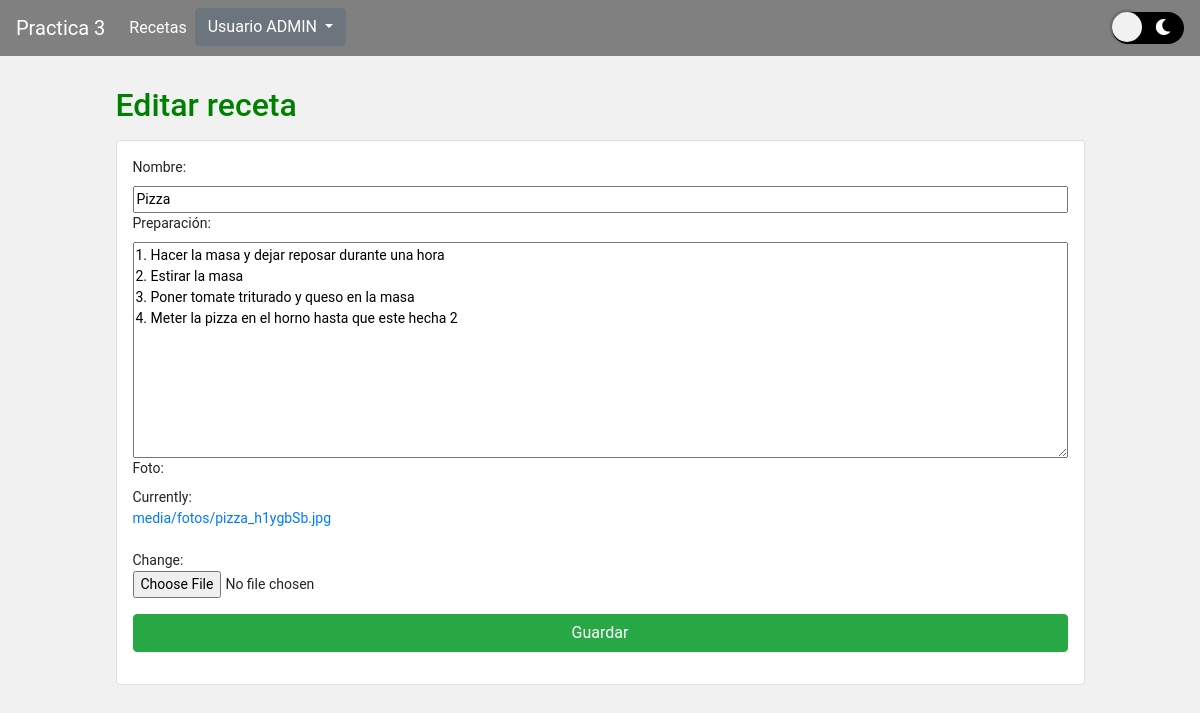
The page /busqueda/editar/7 (signed in) on the database its author committed.
### recetas/models.py (models this page shows, shortened)
class Receta(models.Model):
  nombre       = models.CharField(max_length=200)
  preparación  = models.TextField(max_length=5000)
  foto         = models.FileField(upload_to='media/fotos')
  foto2 = models.FileField(upload_to='media/fotos')
  ...

### recetas/views.py (the view)
# urls.py: path('busqueda/editar/<int:receta_id>', views.editar, name='editar'),
def editar(request, receta_id):
    receta = Receta.objects.get(pk=receta_id)
    form = recetaForm(instance=receta)
    if request.method == "POST":
        form = recetaForm(request.POST,request.FILES, instance=receta)
        if form.is_valid():
            form.save()
            messages.success(request, 'Has editado una receta!')
            return redirect('/busqueda')
    context = {'form': form}
    return render(request, 'editar.html', context)

### recetas/forms.py
class recetaForm(ModelForm):
    class Meta:
        model = Receta
        fields = ['nombre', 'preparación', 'foto']

### recetas/templates/editar.html (shortened to what this page needs)
{% extends "index.html" %}
{% block content %}
{% if user.is_staff %}
<div class="container mt-3" id="container" style="width: 90%; font-size:14px">
    <h2 style="margin-top:30px; color:green">Editar receta</h2>
    <form method="POST" id="card_editar" class="card p-3 mt-3" enctype="multipart/form-data" autocomplete="of">
         {{ form }}
         <div class="form-group">
            <input type="submit" class="btn btn-success btn-block text-white mt-3" value="Guardar"/>
        </div>
    </form>
</div>
{% else %}
<div style='margin-top:80px; margin-left:150px; color:red'>
    <h1 >Necesitas ser staff para editar la receta</h1>
</div>
{% endif %}
{% endblock %}

### recetas/templates/index.html (shortened to what this page needs)
<!DOCTYPE html>
<html>
<head>
  <link href="https://cdn.jsdelivr.net/npm/bootstrap@5.2.2/dist/css/bootstrap.min.css" rel="stylesheet">
  <link rel="stylesheet" href="https://cdn.jsdelivr.net/npm/bootstrap@4.5.3/dist/css/bootstrap.min.css">
  <link rel="stylesheet" href="https://use.fontawesome.com/releases/v5.3.1/css/all.css">
  {% load static %}
  <link rel='stylesheet' href="{% static 'estilos.css' %}">
<body>
    <nav class="navbar navbar-expand-lg navbar-light">
        <a class="navbar-brand" style='color:white' href="/">Practica 3</a>
        <div class="collapse navbar-collapse" id="navbarTogglerDemo02">
          <ul class="navbar-nav mr-auto mt-2 mt-lg-0">
            <li class="nav-item active">
              <a class="nav-link" style='color:white' href="/busqueda">Recetas<span class="sr-only">(current)</span></a>
            </li>
            <div class="dropdown">
              <button class="btn btn-secondary dropdown-toggle" type="button" id="dropdownMenuButton1" data-bs-toggle="dropdown" aria-expanded="false">
                Usuario {{user.username | upper}}
              </button>
            </div>
          </ul>
          <div class="nav-item ">
            <button class='switch' id='switch'>
                <span><i class='fas fa-sun'></i></span>
                <span><i class='fas fa-moon'></i></spam>
            </button>
          </div>
        </div>
    </nav>
      <div class="container">
        {%block content%}{% endblock content %}
      </div>
  </body>

### recetas/static/estilos.css (style rules this page uses)
body { background: #f1f1f1; font-family: "Roboto", sans-serif; transition: 0.3s ease all; }
nav { background-color: gray; }
.switch { background: black; border-radius: 1000px; position: relative; border: none; cursor: pointer; display: flex; outline: none; }
.switch::after { content: ""; display: block; width: 30px; height: 30px; position: absolute; background: #F1F1F1; top: 0; left: 0; right: unset; border-radius: 100px; transition: 0.3s ease all; box-shadow: 0px 0px 2px 2px rgba(0, 0, 0, 0.2); }
.switch span { width: 30px; height: 30px; line-height: 30px; display: block; background: none; color: #fff; }
.dropdown { position: relative; display: inline-block; }

### rows shown on the page
Receta: nombre "Pizza", preparación "1. Hacer la masa y dejar reposar durante una hora 2. Estirar la masa 3. Poner tomate triturado y queso en la masa 4. Meter la pizza en el horno hasta que este hecha 2"

### other values the page prints
{{ user.username | upper }} "ADMIN"
